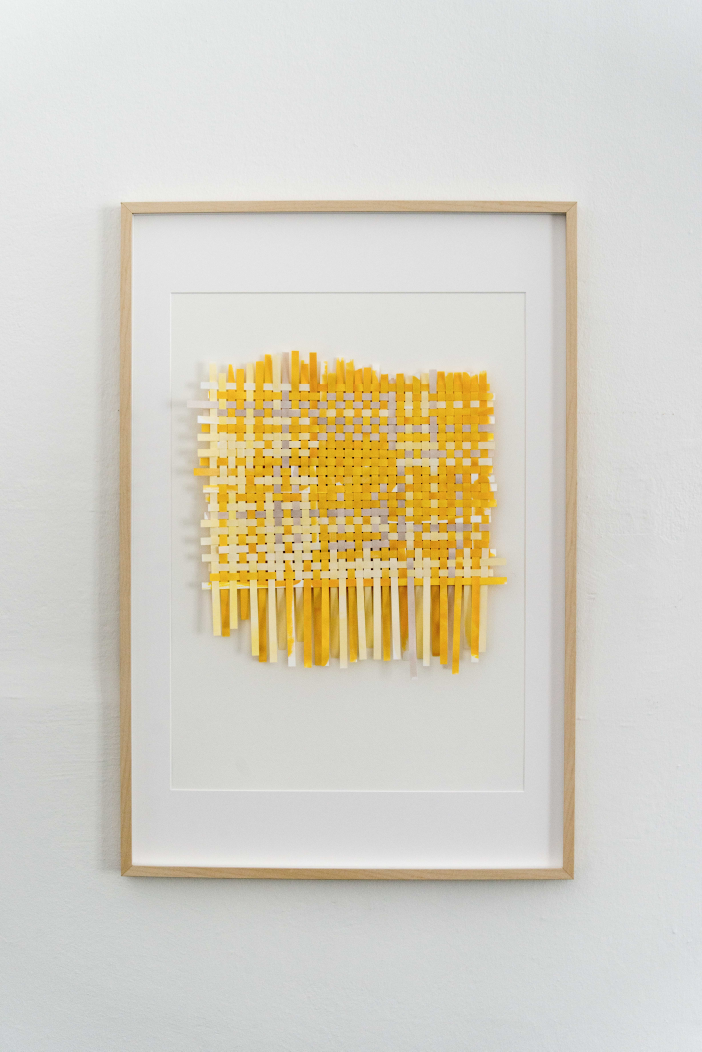
#> input picture projects/Das Vergessen ist weiss/01.jpg, 4912 x 7360 px (shown at 1/7 size)
$ python -i build.py   (imports and definitions only)
#> lines starting #> are read from the running program, lines starting #| are printed output that depends on the picture
#!/usr/bin/env python3
"""
build.py  -  turns the `projects/` and `pages/` folders into a static website.

    python3 build.py            build the site into _site/
    python3 build.py --serve    build, then preview at http://localhost:8000

ADDING A PROJECT
    1. make a folder inside projects/  -> the folder name is the project title
    2. drop images in it (jpg, png, gif, webp), optionally videos (mp4, webm) and pdfs
    3. add a text.md (or text.txt) with the description
    4. push. GitHub builds and publishes it automatically.

    Images are shown in filename order (01.jpg, 02.jpg, ...). A file called
    cover.jpg (or the first image) is used as the thumbnail on the front page.
    Folders starting with "_" are treated as drafts and are not published.

Only needs Python 3. Pillow (pip install pillow) is optional but recommended:
with it, images are resized, stripped of EXIF/GPS data and the glitched
black & white thumbnails are generated. GitHub's build always uses Pillow.
"""

import hashlib
import html
import os
import re
import shutil
import sys
import unicodedata
from datetime import date
from pathlib import Path

# --------------------------------------------------------------------------
# SETTINGS - change freely
# --------------------------------------------------------------------------
SITE = {
    "name": "Martin Guevara-Kunerth",
    "description": "Martin Guevara-Kunerth - Multimedia-Künstler und Fotograf, Graz.",
    "lang": "de",
    "url": "https://martinguevarakunerth.com",  # used for sitemap / share previews
    "base": "",                                # leave empty when using your own domain
}
MAX_IMAGE = 1800        # longest edge (px) of images on project pages
JPEG_QUALITY = 82
THUMB_WIDTH = 900       # colour thumbnail on the front page
GLITCH_AMOUNT = 1.0     # 0 = clean black & white thumbnails, 2 = very broken
# --------------------------------------------------------------------------

ROOT = Path(__file__).resolve().parent
PROJECTS = ROOT / "projects"
PAGES = ROOT / "pages"
THEME = ROOT / "theme"
OUT = Path(os.environ.get("SITE_OUT", ROOT / "_site"))
CACHE = ROOT / ".cache"
CACHE_VERSION = "5"

IMAGE_EXT = {".jpg", ".jpeg", ".png", ".gif", ".webp", ".tif", ".tiff"}
VIDEO_EXT = {".mp4", ".webm", ".m4v"}
FILE_EXT = {".pdf"}
TEXT_NAMES = ["text.md", "text.txt", "readme.md", "readme.txt", "info.md", "info.txt"]

try:
    from PIL import Image, ImageOps
    Image.MAX_IMAGE_PIXELS = 300_000_000
    HAVE_PIL = True
except ImportError:  # still works, just without resizing / glitch thumbnails
    HAVE_PIL = False


# ---------------------------------------------------------------- helpers
def nfc(s):
    return unicodedata.normalize("NFC", s)


# [6 lines left out: function slugify, not called in this run]


def natural_key(p):
    return [int(t) if t.isdigit() else t.lower() for t in re.split(r"(\d+)", p.name)]


def esc(s):
    return html.escape(str(s), quote=True)


# [4 lines left out: function human_size, not called in this run]


def first_year(value):
    m = re.search(r"\d{4}", value or "")
    return int(m.group()) if m else 0


# ---------------------------------------------------------------- text
# [71 lines left out: functions split_front_matter, inline, markdown, strip_markup, not called in this run]


# ---------------------------------------------------------------- images
_HASHES = {}


def file_hash(path):
    """content hash (not mtime: git checkouts reset modification times)"""
#> called with path = 'projects/Das Vergessen ist weiss/01.jpg'
    if path not in _HASHES:
        h = hashlib.sha1()
        with open(path, "rb") as f:
            for chunk in iter(lambda: f.read(1 << 20), b""):
                h.update(chunk)
        _HASHES[path] = h.hexdigest()
    return _HASHES[path]


def cache_path(src, tag, ext):
    key = f"{file_hash(src)}|{tag}|{CACHE_VERSION}|" \
          f"{MAX_IMAGE}|{JPEG_QUALITY}|{THUMB_WIDTH}|{GLITCH_AMOUNT}"
#> in cover_images, im is the input picture: PIL image 4912x7360 RGB; mean R, G, B 213.6, 209.2, 196.1
    h = hashlib.sha1(key.encode()).hexdigest()[:16]
    return CACHE / f"{h}{ext}"


# [38 lines left out: functions image_size, web_image, not called in this run]


def representative_frame(im):
    """first frame of a still image; for animations the brightest of a few frames"""
    if not getattr(im, "is_animated", False):
        return ImageOps.exif_transpose(im).convert("RGB")
    best, best_val = None, -1
    n = im.n_frames
    for i in sorted({int(n * k / 8) for k in range(8)}):
        im.seek(i)
        fr = im.convert("RGB")
        from PIL import ImageStat
        val = ImageStat.Stat(fr.convert("L")).mean[0]
        if val > best_val:
            best, best_val = fr.copy(), val
    return best


def glitch(rgb, seed):
    """Black & white thumbnail with horizontal slice shifts, smeared rows and
    scan bands. Deterministic: the same image always gets the same glitch."""
#> called with seed = '57cc061145a2f6f223ebd4ca932489608ac1b9d3'
    import random
    from PIL import ImageEnhance
    rnd = random.Random(seed)
    g = ImageOps.autocontrast(rgb.convert("L"), cutoff=1)
    g = ImageEnhance.Contrast(g).enhance(1.25)
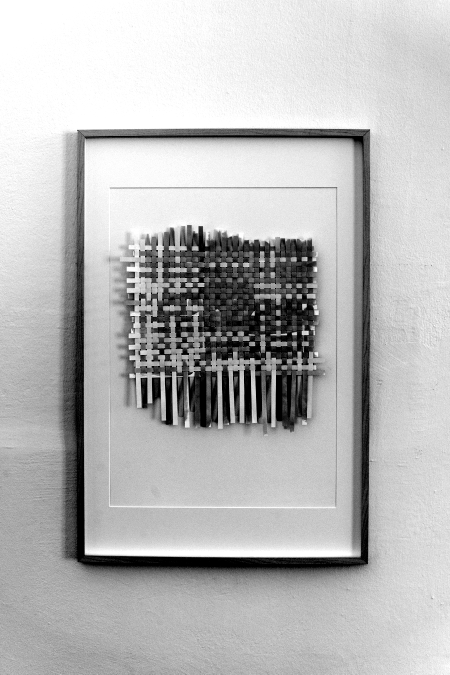
#> g: PIL image 900x1349 L (shown at 1/2 size); min 0, max 255, mean 184.6
    w, h = g.size
#> w = 900; h = 1349
    out = g.copy()
    amt = GLITCH_AMOUNT
    if amt <= 0:
        return out
    # 1. shifted slices
    for _ in range(int(rnd.randint(7, 14) * amt)):
        bh = rnd.randint(2, max(3, h // 18))
        y = rnd.randint(0, h - bh)
        dx = int(rnd.choice([-1, 1]) * rnd.randint(w // 60, w // 8) * min(amt, 1.5))
        band = g.crop((0, y, w, y + bh))
        out.paste(band, (dx, y))
        out.paste(band, (dx - w if dx > 0 else dx + w, y))
#> this loop made 13 passes
#> pass 1, in glitch, `band = g.crop((0, y, w, y + bh))`:
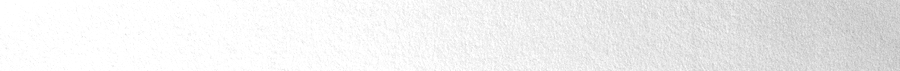
#> band: PIL image 900x71 L; min 180, max 255, mean 239.3
#> after the loop:
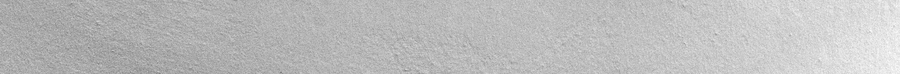
#> band: PIL image 900x74 L; min 123, max 253, mean 188
#> after the loop:
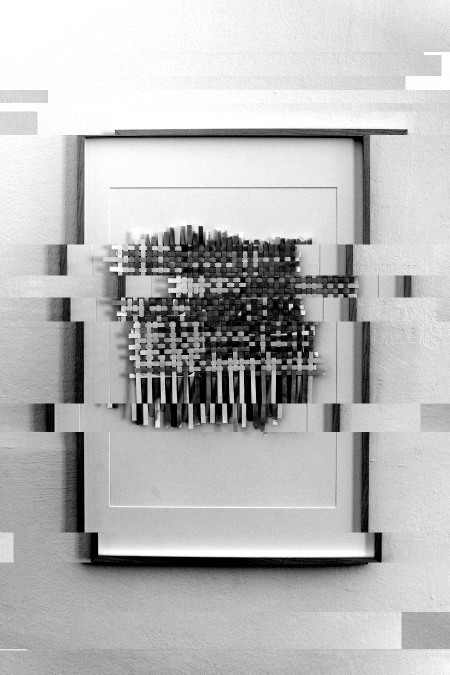
#> out: PIL image 900x1349 L (shown at 1/2 size); min 0, max 255, mean 184.6
    # 2. smeared rows (one pixel row stretched into a band)
    for _ in range(int(rnd.randint(1, 3) * amt)):
        bh = rnd.randint(h // 60 + 1, h // 14 + 2)
        y = rnd.randint(0, h - bh - 1)
        row = out.crop((0, y, w, y + 1)).resize((w, bh))
        out.paste(row, (0, y))
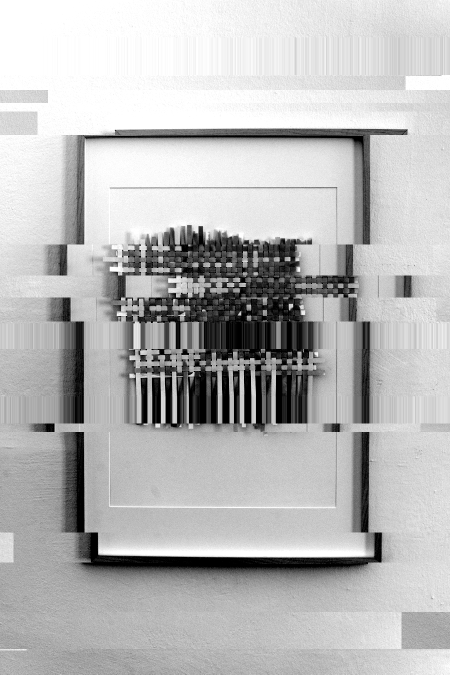
#> out: PIL image 900x1349 L (shown at 1/2 size); min 0, max 255, mean 184.4
    # 3. inverted / blown-out bands
    for _ in range(int(rnd.randint(1, 3) * amt)):
        bh = rnd.randint(2, h // 40 + 3)
        y = rnd.randint(0, h - bh)
        x0 = rnd.randint(0, w // 2)
        x1 = rnd.randint(x0 + w // 6, w)
        box = (x0, y, x1, y + bh)
        band = out.crop(box)
        band = ImageOps.invert(band) if rnd.random() < .5 else band.point(lambda v: 255 if v > 90 else v // 3)
        out.paste(band, box[:2])
#> this loop made 2 passes
#> pass 1, in glitch, `band = ImageOps.invert(band) if rnd.random() < .5 else band.point(lamb..`:
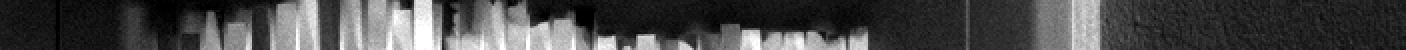
#> band: PIL image 703x25 L (shown 2 times larger); min 0, max 255, mean 72
    # 4. coarse pixel block
    if rnd.random() < .7 * amt:
        bw, bh = rnd.randint(w // 6, w // 2), rnd.randint(h // 20, h // 7)
#> bw = 260; bh = 96
        x, y = rnd.randint(0, w - bw), rnd.randint(0, h - bh)
#> x = 157; y = 112
        blk = out.crop((x, y, x + bw, y + bh))
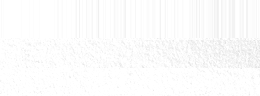
#> blk: PIL image 260x96 L; min 226, max 255, mean 252.1
        f = rnd.choice([8, 12, 16])
        blk = blk.resize((max(1, bw // f), max(1, bh // f)), Image.BILINEAR).resize((bw, bh), Image.NEAREST)
        out.paste(blk, (x, y))
    return out


def cover_images(src, dst_dir):
    """Colour thumbnail + glitched black & white thumbnail for the front page."""
    if not HAVE_PIL:
        return None
    c_thumb = cache_path(src, "thumb", ".jpg")
    c_glitch = cache_path(src, "glitch", ".jpg")
    if not (c_thumb.exists() and c_glitch.exists()):
        CACHE.mkdir(exist_ok=True)
        with Image.open(src) as im:
            rgb = representative_frame(im)
        t = rgb.copy()
        t.thumbnail((THUMB_WIDTH, THUMB_WIDTH * 3), Image.LANCZOS)
        t.save(c_thumb, quality=75, optimize=True, progressive=True)
        glitch(t, file_hash(src)).save(c_glitch, quality=72, optimize=True, progressive=True)
#> (the run stopped early here; a loop or call above may not have finished)

$ run again, on projects/Nacht/01.jpg
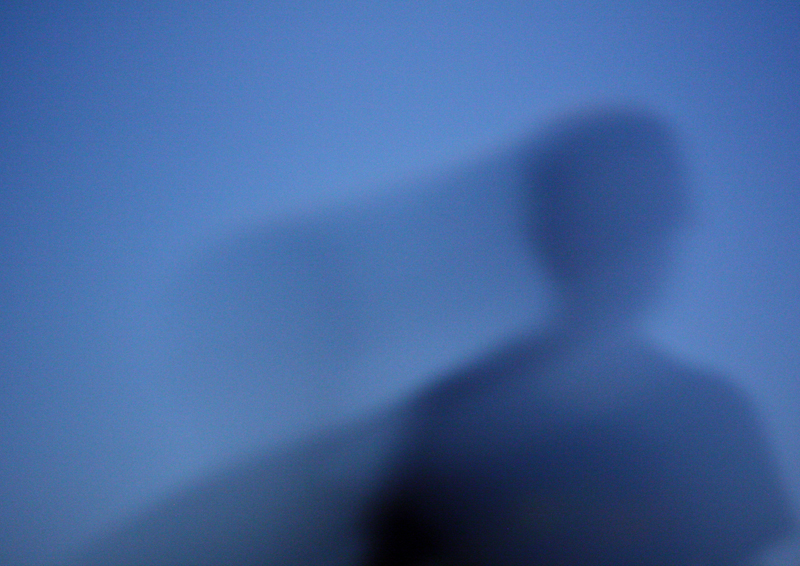
#> input picture projects/Nacht/01.jpg, 800 x 566 px
#> in cover_images, im is the input picture: PIL image 800x566 RGB; mean R, G, B 67.1, 101.8, 158.3
#> after the loop in glitch, `for _ in range(int(rnd.randint(7, 14) * amt)):`:
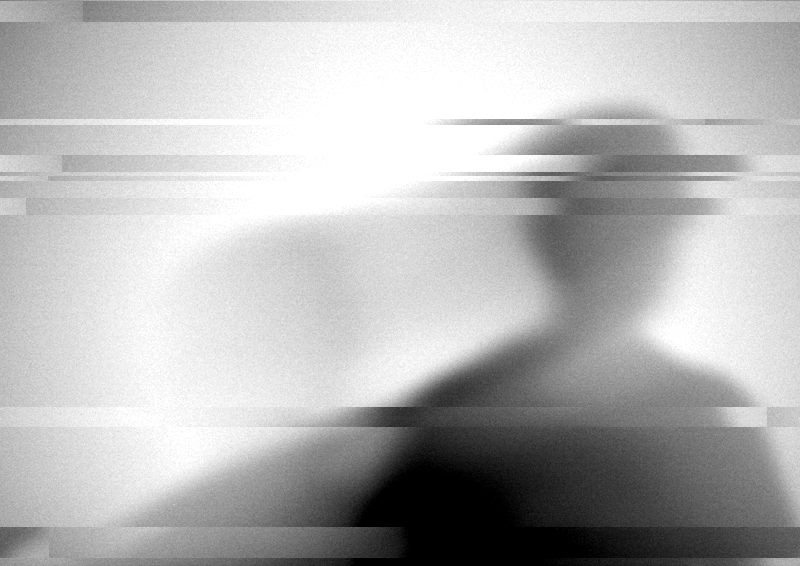
#> out: PIL image 800x566 L; min 0, max 255, mean 182
#> the loop in glitch, `for _ in range(int(rnd.randint(1, 3) * amt)):` made 2 passes
#> pass 1, in glitch, `row = out.crop((0, y, w, y + 1)).resize((w, bh))`:
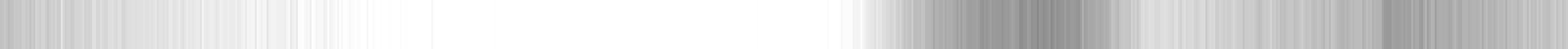
#> row: PIL image 800x25 L (shown 2 times larger); min 137, max 255, mean 217.3

$ run again, on projects/Time In Space/01.jpg
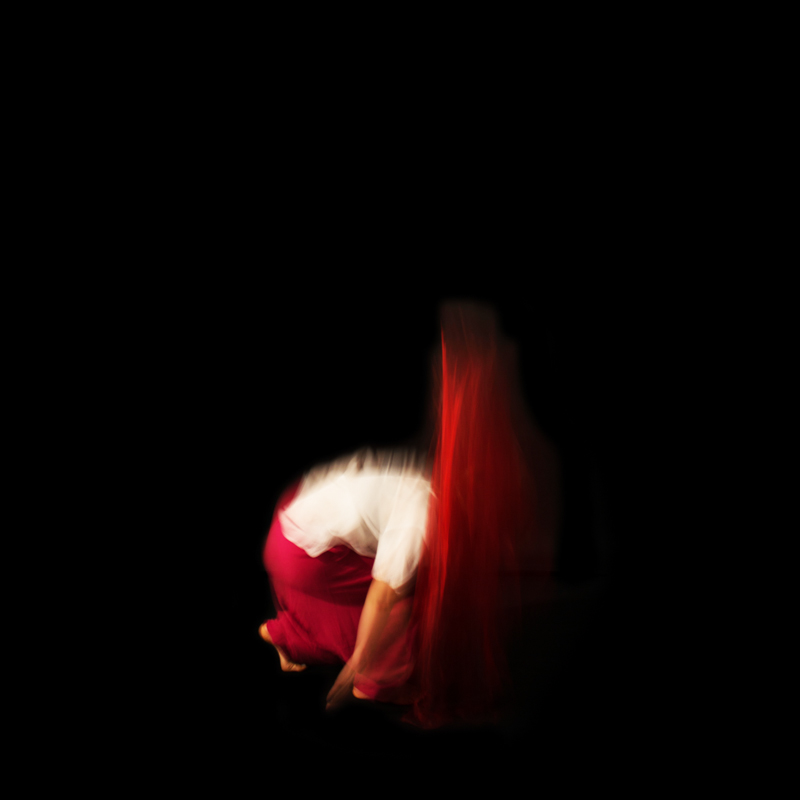
#> input picture projects/Time In Space/01.jpg, 800 x 800 px
#> in cover_images, im is the input picture: PIL image 800x800 RGB; mean R, G, B 13, 5.6, 5.2
#> after the loop in glitch, `for _ in range(int(rnd.randint(7, 14) * amt)):`:
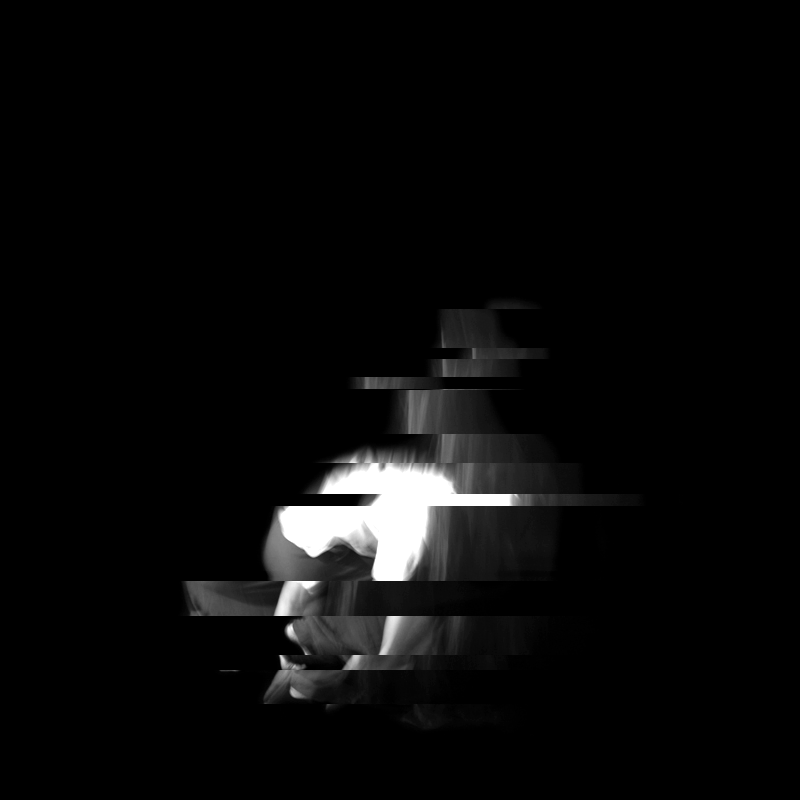
#> out: PIL image 800x800 L; min 0, max 255, mean 9.6
#> the loop in glitch, `for _ in range(int(rnd.randint(1, 3) * amt)):` made 3 passes
#> pass 3, in glitch, `row = out.crop((0, y, w, y + 1)).resize((w, bh))`:
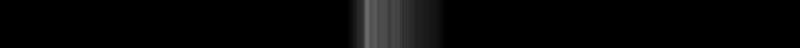
#> row: PIL image 800x48 L; min 0, max 106, mean 5.7
